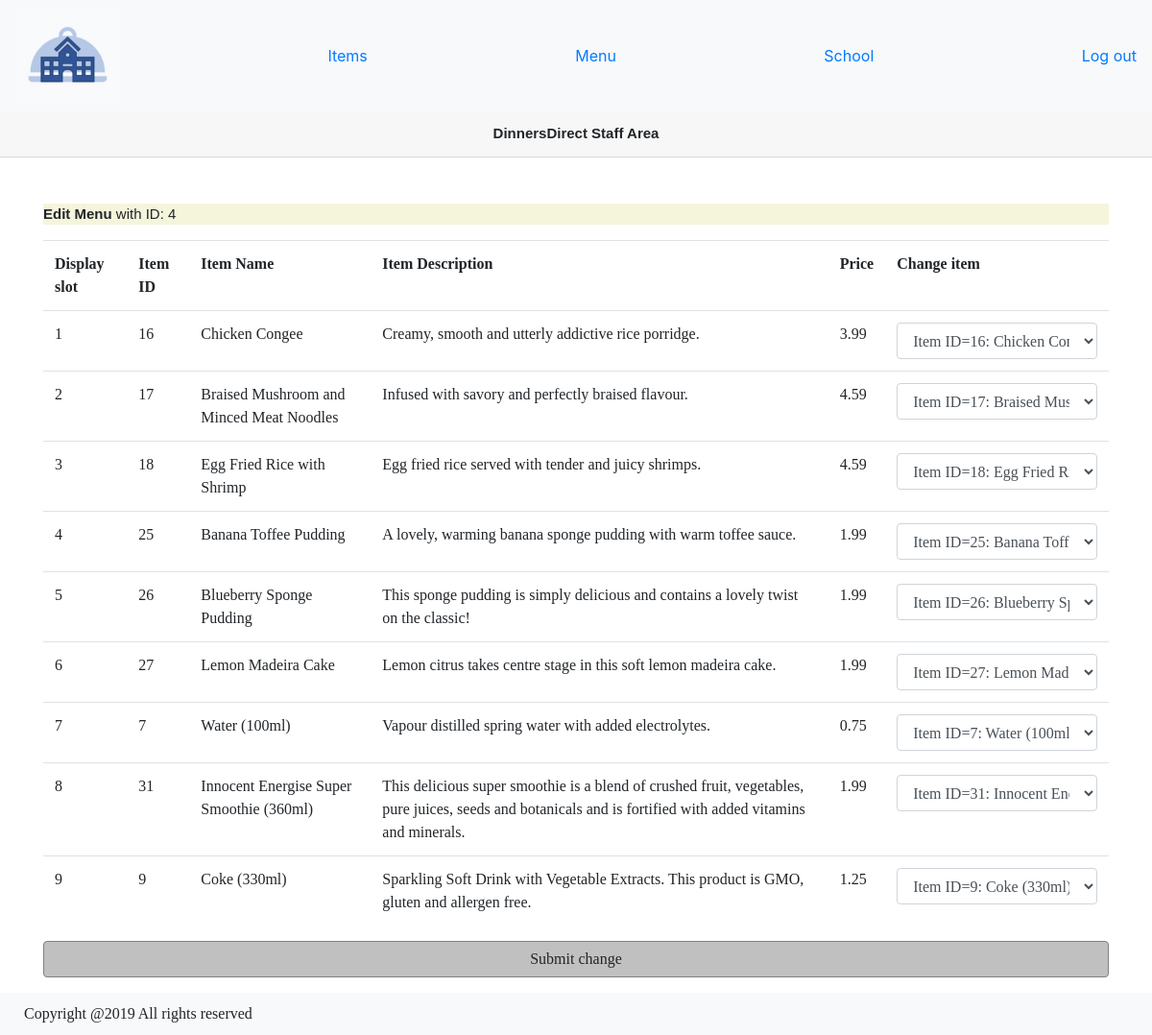
Screenshot of /public/staff/menu_edit.php?id=4 with the database file from the repository.
### tables this page shows
CREATE TABLE display_menu (
  menu_id int(10) UNSIGNED NOT NULL,
  display_id int(10) UNSIGNED NOT NULL,
  item_id int(10) UNSIGNED NOT NULL,
  last_update TIMESTAMP NOT NULL DEFAULT CURRENT_TIMESTAMP  ON UPDATE CURRENT_TIMESTAMP,
  PRIMARY KEY(menu_id, display_id, item_id),
  FOREIGN KEY(menu_id) REFERENCES list_of_menus(menu_id) ON DELETE RESTRICT ON UPDATE CASCADE,
  FOREIGN KEY(item_id) REFERENCES item(item_id) ON DELETE RESTRICT ON UPDATE CASCADE
);

CREATE TABLE item (
  item_id int(10) UNSIGNED NOT NULL AUTO_INCREMENT,
  item_image text NOT NULL,
  item_name text NOT NULL,
  item_price double(10,2) UNSIGNED NOT NULL,
  item_description text NOT NULL,
  last_update TIMESTAMP NOT NULL DEFAULT CURRENT_TIMESTAMP  ON UPDATE CURRENT_TIMESTAMP,
  PRIMARY KEY(item_id)
);

### private/functions.php (called while the page is built, shortened)
<?php
function get_all($db, $table_name) {
    $query = "SELECT * FROM $table_name";
    $data = mysqli_query($db, $query);
    return $data;
}
function get_menu ($db, $menu_id) {
    $query = "SELECT * FROM display_menu JOIN item USING (item_id) WHERE menu_id = '$menu_id'";
    $result = mysqli_query($db, $query);
    $data = [];
    while($row = mysqli_fetch_assoc($result)) {
        array_push($data,$row);
    }
    return $data;
}
?>

### public/staff/menu_edit.php (the view, shortened to what this page needs)
<?php require_once($_SERVER['DOCUMENT_ROOT'] . "/COMP0034_GroupK/private/initialize.php"); ?>
<?php require_once('staff_header.php');
$menu_id = $_GET['id'] ?? '1';
$menu_data = get_menu($db, $menu_id);
$all_items_sql = get_all($db, 'item');
$all_items = array();
while($item = mysqli_fetch_assoc($all_items_sql)) {
    array_push($all_items,$item);
}
?>
<div class="container">
    <header><strong>Edit Menu</strong> with ID: <?php echo $menu_id;?></header>
    <form method="post" action="">
        <table class="table table-responsive">
            <tr>
                <th class='font-weight-bolder'>Display slot</th>
                <th class='font-weight-bolder'>Item ID</th>
                <th class='font-weight-bolder'>Item Name</th>
                <th class='font-weight-bolder'>Item Description</th>
                <th class='font-weight-bolder'>Price</th>
                <th class='font-weight-bolder'>Change item</th>
            </tr>
            <?php for ($i = 0; $i < count($menu_data); $i++) {?>
                <tr>
                    <td><?php echo $menu_data[$i]['display_id'];?></td>
                    <td><?php echo $menu_data[$i]['item_id'];?></td>
                    <td><?php echo $menu_data[$i]['item_name'];?></td>
                    <td><?php echo $menu_data[$i]['item_description'];?></td>
                    <td><?php echo $menu_data[$i]['item_price'];?></td>
                    <td>
                        <select  name="display_slot<?php echo $menu_data[$i]['display_id'];?>" class="form-control">
                            <?php for($j = 0; $j < count($all_items); $j++) {
                                if($all_items[$j]['item_id'] == $menu_data[$i]['item_id']) {?>
                                    <option selected="selected" value="<?php echo $all_items[$j]['item_id'];?>"><?php echo "Item ID=" . $all_items[$j]['item_id'] . ": " . $all_items[$j]['item_name'];?></option>
                                <?php }else { ?>
                                    <option value="<?php echo $all_items[$j]['item_id'];?>"><?php echo "Item ID=" . $all_items[$j]['item_id'] . ": " . $all_items[$j]['item_name'];?></option>
                                <?php } ?>
                            <?php }?>
                        </select>
                    </td>
                </tr>
            <?php }?>
        </table>
        <div class="form-group">
            <button class="btn-block button2" type="submit">Submit change</button>
        </div>
    </form>
</div>
<?php require_once('staff_footer.php');?>

### public/stylesheets/dinnersDirect.css (style rules this page uses)
header { background-color: beige; font-size: 15px; font-family: helvetica; }
.button2 { font-weight: 400; color: #212529; text-align: center; vertical-align: middle; -webkit-user-select: none; -moz-user-select: none; -ms-user-select: none; user-select: none; padding: 0.375rem 0.75rem; font-size: 1rem; line-height: 1.5; border-radius: 0.25rem; transition: color 0.15s ease-in-out, background-color 0.15s ease-in-out, border-color 0.15s ease-in-out, box-shadow 0.15s ease-in-out; background-color: silver; border: 1px solid grey; }
body { min-height: 100%; }
h1, .container, .container-fluid, label { font-family: Palatino !important; }

### rows the page displays
display_menu: display "1", item "16", item.item_name "Chicken Congee", item.item_description "Creamy, smooth and utterly addictive rice porridge.", item.item_price "3.99", item+display "Item ID=16: Chicken Congee"
display_menu: display "2", item "17", item.item_name "Braised Mushroom and Minced Meat Noodles", item.item_description "Infused with savory and perfectly braised flavour.", item.item_price "4.59", item+display "Item ID=17: Braised Mushroom and Minced Meat Noodles"
display_menu: display "3", item "18", item.item_name "Egg Fried Rice with Shrimp", item.item_description "Egg fried rice served with tender and juicy shrimps.", item.item_price "4.59", item+display "Item ID=18: Egg Fried Rice with Shrimp"
display_menu: display "4", item "25", item.item_name "Banana Toffee Pudding", item.item_description "A lovely, warming banana sponge pudding with warm toffee sauce.", item.item_price "1.99", item+display "Item ID=25: Banana Toffee Pudding"
display_menu: display "5", item "26", item.item_name "Blueberry Sponge Pudding", item.item_description "This sponge pudding is simply delicious and contains a lovely twist on the classic!", item.item_price "1.99", item+display "Item ID=26: Blueberry Sponge Pudding"
display_menu: display "6", item "27", item.item_name "Lemon Madeira Cake", item.item_description "Lemon citrus takes centre stage in this soft lemon madeira cake.", item.item_price "1.99", item+display "Item ID=27: Lemon Madeira Cake"
display_menu: display "7", item "7", item.item_name "Water (100ml)", item.item_description "Vapour distilled spring water with added electrolytes.", item.item_price "0.75", item+display "Item ID=7: Water (100ml)"
display_menu: display "8", item "31", item.item_name "Innocent Energise Super Smoothie (360ml)", item.item_description "This delicious super smoothie is a blend of crushed fruit, vegetables, pure juices, seeds and botanicals and is fortified with added vitamins and minerals.", item.item_price "1.99", item+display "Item ID=31: Innocent Energise Super Smoothie (360ml)"
display_menu: display "9", item "9", item.item_name "Coke (330ml)", item.item_description "Sparkling Soft Drink with Vegetable Extracts. This product is GMO, gluten and allergen free.", item.item_price "1.25", item+display "Item ID=9: Coke (330ml)"

### other values shown
$menu_id "4"
